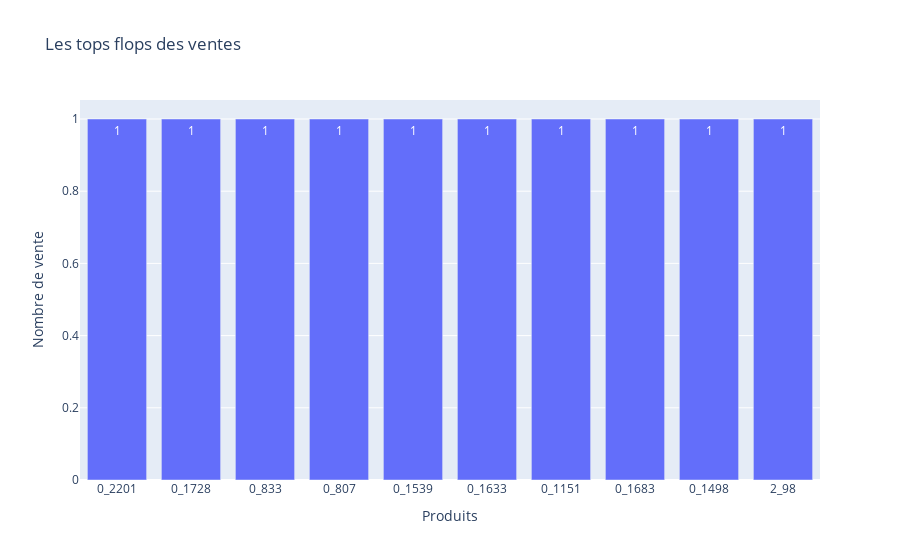

The code cell stored with this chart in its notebook:
### Code cell
fig = px.bar(
    flops,
    x='id_prod',
    y='quantite',
    title='Les tops flops des ventes',
    labels={'id_prod': 'Produits', 'quantite': 'Nombre de vente'}
)
fig.update_traces(text=flops['quantite'], textposition='auto')

### Figure 1 — Plotly figure (JSON) as saved in the notebook; plotly's stock layout.template omitted (floating-point values rounded to 4 significant figures)
{"data": [{"alignmentgroup": "True", "hovertemplate": "Produits=%{x}<br>Nombre de vente=%{y}<extra></extra>", "legendgroup": "", "marker": {"color": "#636efa", "pattern": {"shape": ""}}, "name": "", "offsetgroup": "", "orientation": "v", "showlegend": false, "text": [1, 1, 1, 1, 1, 1, 1, 1, 1, 1], "textposition": "auto", "type": "bar", "x": ["0_2201", "0_1728", "0_833", "0_807", "0_1539", "0_1633", "0_1151", "0_1683", "0_1498", "2_98"], "xaxis": "x", "y": [1, 1, 1, 1, 1, 1, 1, 1, 1, 1], "yaxis": "y"}], "layout": {"autosize": true, "barmode": "relative", "legend": {"tracegroupgap": 0}, "title": {"text": "Les tops flops des ventes"}, "xaxis": {"anchor": "y", "autorange": true, "domain": [0, 1], "range": [-0.5, 9.5], "title": {"text": "Produits"}, "type": "category"}, "yaxis": {"anchor": "x", "autorange": true, "domain": [0, 1], "range": [0, 1.053], "title": {"text": "Nombre de vente"}, "type": "linear"}}}
